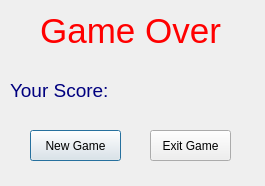
<?xml version="1.0" encoding="UTF-8"?>
<ui version="4.0">
 <class>GameOverDialog</class>
 <widget class="QDialog" name="GameOverDialog">
  <property name="geometry">
   <rect>
    <x>0</x>
    <y>0</y>
    <width>265</width>
    <height>186</height>
   </rect>
  </property>
  <property name="maximumSize">
   <size>
    <width>265</width>
    <height>186</height>
   </size>
  </property>
  <property name="windowTitle">
   <string>Dialog</string>
  </property>
  <widget class="QPushButton" name="newGame">
   <property name="geometry">
    <rect>
     <x>30</x>
     <y>130</y>
     <width>91</width>
     <height>31</height>
    </rect>
   </property>
   <property name="text">
    <string>New Game</string>
   </property>
  </widget>
  <widget class="QLabel" name="GameOver">
   <property name="geometry">
    <rect>
     <x>0</x>
     <y>-10</y>
     <width>261</width>
     <height>81</height>
    </rect>
   </property>
   <property name="font">
    <font>
     <pointsize>26</pointsize>
    </font>
   </property>
   <property name="styleSheet">
    <string notr="true">color: rgb(255, 0, 0);</string>
   </property>
   <property name="text">
    <string>Game Over</string>
   </property>
   <property name="alignment">
    <set>Qt::AlignCenter</set>
   </property>
  </widget>
  <widget class="QLabel" name="label_YourScore">
   <property name="geometry">
    <rect>
     <x>10</x>
     <y>70</y>
     <width>111</width>
     <height>41</height>
    </rect>
   </property>
   <property name="font">
    <font>
     <pointsize>14</pointsize>
    </font>
   </property>
   <property name="styleSheet">
    <string notr="true">color:rgb(0, 0, 127)</string>
   </property>
   <property name="text">
    <string>Your Score:</string>
   </property>
  </widget>
  <widget class="QLabel" name="printScore">
   <property name="geometry">
    <rect>
     <x>130</x>
     <y>70</y>
     <width>101</width>
     <height>41</height>
    </rect>
   </property>
   <property name="font">
    <font>
     <pointsize>14</pointsize>
    </font>
   </property>
   <property name="text">
    <string/>
   </property>
  </widget>
  <widget class="QPushButton" name="exitGame">
   <property name="geometry">
    <rect>
     <x>150</x>
     <y>130</y>
     <width>81</width>
     <height>31</height>
    </rect>
   </property>
   <property name="text">
    <string>Exit Game</string>
   </property>
  </widget>
 </widget>
 <resources/>
 <connections/>
</ui>
